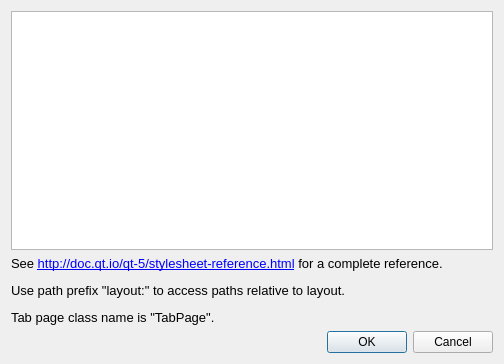
<?xml version="1.0" encoding="UTF-8"?>
<ui version="4.0">
 <class>StyleDialog</class>
 <widget class="QDialog" name="StyleDialog">
  <property name="geometry">
   <rect>
    <x>0</x>
    <y>0</y>
    <width>504</width>
    <height>364</height>
   </rect>
  </property>
  <property name="windowTitle">
   <string>Edit Stylesheet</string>
  </property>
  <property name="modal">
   <bool>true</bool>
  </property>
  <layout class="QVBoxLayout" name="verticalLayout">
   <item>
    <widget class="QPlainTextEdit" name="textEditStyle"/>
   </item>
   <item>
    <widget class="QLabel" name="labelUrl">
     <property name="text">
      <string>&lt;!DOCTYPE HTML PUBLIC &quot;-//W3C//DTD HTML 4.0//EN&quot; &quot;http://www.w3.org/TR/REC-html40/strict.dtd&quot;&gt;
&lt;html&gt;&lt;head&gt;&lt;meta name=&quot;qrichtext&quot; content=&quot;1&quot; /&gt;&lt;style type=&quot;text/css&quot;&gt;
p, li { white-space: pre-wrap; }
&lt;/style&gt;&lt;/head&gt;&lt;body style=&quot; font-family:'Sans'; font-size:10pt; font-weight:400; font-style:normal;&quot;&gt;
&lt;p style=&quot; margin-top:12px; margin-bottom:12px; margin-left:0px; margin-right:0px; -qt-block-indent:0; text-indent:0px;&quot;&gt;See &lt;a href=&quot;http://doc.qt.io/qt-5/stylesheet-reference.html&quot;&gt;&lt;span style=&quot; text-decoration: underline; color:#0000ff;&quot;&gt;http://doc.qt.io/qt-5/stylesheet-reference.html&lt;/span&gt;&lt;/a&gt; for a complete reference.&lt;/p&gt;
&lt;p style=&quot; margin-top:12px; margin-bottom:12px; margin-left:0px; margin-right:0px; -qt-block-indent:0; text-indent:0px;&quot;&gt;Use path prefix &amp;quot;layout:&amp;quot; to access paths relative to layout.&lt;/p&gt;
&lt;p style=&quot; margin-top:12px; margin-bottom:12px; margin-left:0px; margin-right:0px; -qt-block-indent:0; text-indent:0px;&quot;&gt;Tab page class name is &amp;quot;TabPage&amp;quot;.&lt;/p&gt;&lt;/body&gt;&lt;/html&gt;</string>
     </property>
     <property name="openExternalLinks">
      <bool>true</bool>
     </property>
     <property name="textInteractionFlags">
      <set>Qt::TextBrowserInteraction</set>
     </property>
    </widget>
   </item>
   <item>
    <layout class="QHBoxLayout" name="horizontalLayout">
     <item>
      <widget class="QLabel" name="labelValid"/>
     </item>
     <item>
      <widget class="QDialogButtonBox" name="buttonBox">
       <property name="orientation">
        <enum>Qt::Horizontal</enum>
       </property>
       <property name="standardButtons">
        <set>QDialogButtonBox::Cancel|QDialogButtonBox::Ok</set>
       </property>
      </widget>
     </item>
    </layout>
   </item>
  </layout>
 </widget>
 <resources/>
 <connections>
  <connection>
   <sender>buttonBox</sender>
   <signal>rejected()</signal>
   <receiver>StyleDialog</receiver>
   <slot>reject()</slot>
   <hints>
    <hint type="sourcelabel">
     <x>316</x>
     <y>260</y>
    </hint>
    <hint type="destinationlabel">
     <x>286</x>
     <y>274</y>
    </hint>
   </hints>
  </connection>
 </connections>
</ui>
